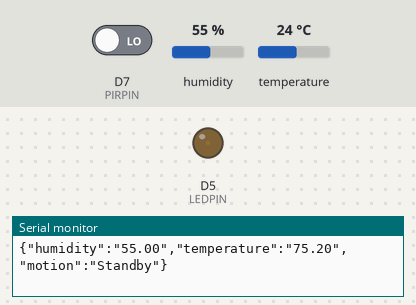
A sketch run on a simulated ESP8266 (NodeMCU). Shown: output pins drawn as LEDs (lit = HIGH), the last lines printed to the serial monitor. Inputs (shaded band) come from the test bench; at power-on: D7 (PIRPIN) LOW, humidity 55 %, temperature 24 °C. WiFi joins after 1.5 s; servers stay silent unless stated; no MQTT or app messages arrive unless stated.

Above: at 18.0 s.
18.1 s: D7 (PIRPIN) driven HIGH
At 18.9 s:
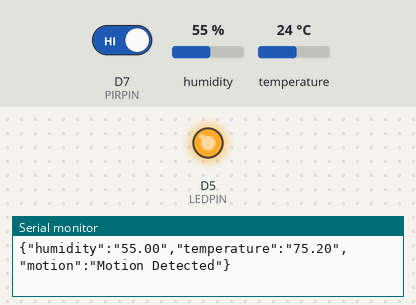
19.6 s: D7 (PIRPIN) driven LOW
At 20.3 s:
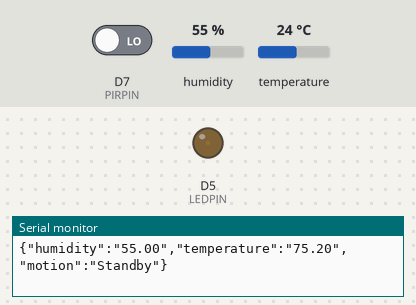
Timing chart, 0 to 22.6 s (numbered marks = the images above; inputs shaded):
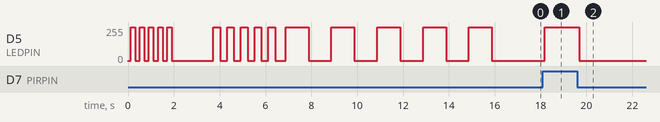

Measured:
- after the input at 18.1 s, D5 (LEDPIN): 1/255 → 255/255 after 0.09 s
- after the input at 19.6 s, D5 (LEDPIN): 255/255 → 1/255 after 0.10 s

The sketch:

bedRoomSensor.ino
```cpp
#include <Adafruit_Sensor.h>
#include <PubSubClient.h>
#include <ArduinoJson.h>
#include <DHT.h>
#include <DHT_U.h>
#include <ESP8266WiFi.h>
#include <WiFiUdp.h>
#include <ArduinoOTA.h>

/************ WIFI and MQTT INFORMATION (CHANGE THESE FOR YOUR SETUP) ******************/
#define wifi_ssid "***"
#define wifi_password "*******"
#define mqtt_server "hvdlocal.duckdns.org"
#define mqtt_user "homeassistant"
#define mqtt_password "******"
#define mqtt_port 1883

/************* MQTT TOPICS (change these topics as you wish)  **************************/
#define sensor_topic "home/bedroom"

/**************************** FOR OTA **************************************************/
#define SENSORNAME "bedroom"
#define OTApassword "*******" // change this to whatever password you want to use when you upload OTA
int OTAport = 8266;

/**************************** PIN DEFINITIONS ********************************************/
#define LEDPIN   D5
#define DHTPIN    D4
#define DHTTYPE   DHT22
#define PIRPIN   D7

/**************************** SENSOR DEFINITIONS *******************************************/
float diffTEMP = 0.2;
float tempValue;

float diffHUM = 1;
float humValue;

int pirState = LOW;
String motionStatus = "Standby";

char message_buff[100];

int calibrationTime = 0;

const int BUFFER_SIZE = 300;

WiFiClient espClient;
PubSubClient client(espClient);
DHT dht(DHTPIN, DHTTYPE);


/********************************** START SETUP*****************************************/
void setup() {

  Serial.begin(115200);

  pinMode(PIRPIN, INPUT);
  pinMode(DHTPIN, INPUT);
  pinMode(LEDPIN, OUTPUT);

  Serial.begin(115200);
  delay(10);

  ArduinoOTA.setPort(OTAport);

  ArduinoOTA.setHostname(SENSORNAME);

  ArduinoOTA.setPassword((const char *)OTApassword);

  Serial.print("calibrating sensor ");
  for (int i = 0; i < calibrationTime; i++) {
    Serial.print(".");
    delay(1000);
  }

  Serial.println("Starting Node named " + String(SENSORNAME));

  setup_wifi();

  client.setServer(mqtt_server, mqtt_port);

  ArduinoOTA.onStart([]() {
    Serial.println("Starting");
  });
  ArduinoOTA.onEnd([]() {
    Serial.println("\nEnd");
  });
  ArduinoOTA.onProgress([](unsigned int progress, unsigned int total) {
    Serial.printf("Progress: %u%%\r", (progress / (total / 100)));
  });
  ArduinoOTA.onError([](ota_error_t error) {
    blink(20, 100);
    Serial.printf("Error[%u]: ", error);
    if (error == OTA_AUTH_ERROR) Serial.println("Auth Failed");
    else if (error == OTA_BEGIN_ERROR) Serial.println("Begin Failed");
    else if (error == OTA_CONNECT_ERROR) Serial.println("Connect Failed");
    else if (error == OTA_RECEIVE_ERROR) Serial.println("Receive Failed");
    else if (error == OTA_END_ERROR) Serial.println("End Failed");
  });
  ArduinoOTA.begin();
  Serial.println("Ready");
  Serial.print("IPess: ");
  Serial.println(WiFi.localIP());
  reconnect();
  blink(5, 1000);
}

/********************************** START SETUP WIFI*****************************************/
void setup_wifi() {
  blink(5, 200);
  delay(10);
  Serial.println();
  Serial.print("Connecting to ");
  Serial.println(wifi_ssid);

  WiFi.mode(WIFI_STA);
  WiFi.begin(wifi_ssid, wifi_password);

  while (WiFi.status() != WL_CONNECTED) {
    delay(500);
    Serial.print(".");
  }

  Serial.println("");
  Serial.println("WiFi connected");
  Serial.println("IP address: ");
  Serial.println(WiFi.localIP());
}

/********************************** START SEND STATE*****************************************/
void sendState() {
  StaticJsonBuffer<BUFFER_SIZE> jsonBuffer;

  JsonObject& root = jsonBuffer.createObject();

  root["humidity"] = (String)humValue;
  root["temperature"] = (String)tempValue;
  root["motion"] = (String)motionStatus;

  char buffer[root.measureLength() + 1];
  root.printTo(buffer, sizeof(buffer));

  Serial.println(buffer);
  client.publish(sensor_topic, buffer, true);
}

/********************************** START RECONNECT*****************************************/
void reconnect() {
  blink(5, 300);
  while (!client.connected()) {
    Serial.print("Attempting MQTT connection...");
    // Attempt to connect
    if (client.connect(SENSORNAME, mqtt_user, mqtt_password)) {
      Serial.println("connected");
      sendState();
    } else {
      Serial.print("failed, rc=");
      Serial.print(client.state());
      Serial.println(" try again in 5 seconds");
      // Wait 5 seconds before retrying
      delay(5000);
    }
  }
}

/********************************** START CHECK SENSOR **********************************/
bool checkBoundSensor(float newValue, float prevValue, float maxDiff) {
  return newValue < prevValue - maxDiff || newValue > prevValue + maxDiff;
}

/********************************** START MAIN LOOP***************************************/
void loop() {

  ArduinoOTA.handle();

  if (!client.connected()) {
    software_Reset();
  }
  client.loop();

  float newTempValue = dht.readTemperature(true); //to use celsius remove the true text inside the parentheses
  float newHumValue = dht.readHumidity();


  long sign = digitalRead(PIRPIN);

  if (sign == HIGH) {
    analogWrite (LEDPIN, 255);
    if (pirState == LOW) {
      motionStatus = "Motion Detected";
      sendState();
      pirState = HIGH;
    }
  }
  else {
    analogWrite (LEDPIN, 1);
    if (pirState == HIGH) {
      motionStatus = "Standby";
      sendState();
      pirState = LOW;
    }

  }

  delay(100);

  if (checkBoundSensor(newTempValue, tempValue, diffTEMP)) {
    tempValue = newTempValue;
    sendState();
  }

  if (checkBoundSensor(newHumValue, humValue, diffHUM)) {
    humValue = newHumValue;
    sendState();
  }

}

/****reset***/
void software_Reset(){
  blink(4, 500);
  Serial.print("resetting");
  ESP.reset();
}

/*** LED BLINK ***/
void blink(int times, int rate) {

  analogWrite (LEDPIN, 1);
  delay(100);

  for (int i = 0; i < times; i++) {
    analogWrite (LEDPIN, 255);
    delay(rate);
    analogWrite (LEDPIN, 1);
    delay(rate);
  }

}
```
